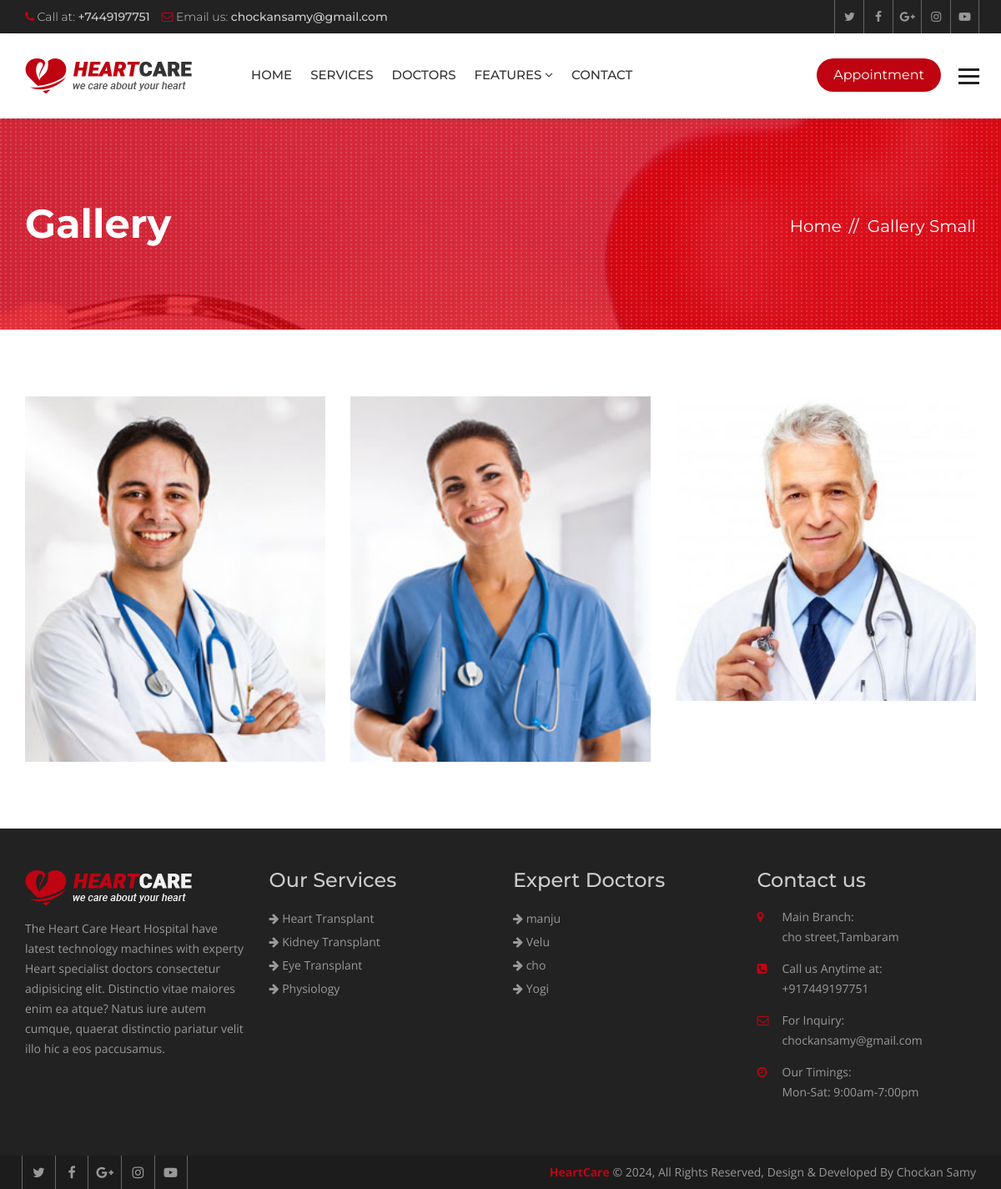
Page /gallery/ on the committed database.
### hospital/models.py (models this page shows, shortened)
class Gallery(models.Model):
    title = models.CharField(max_length=120)
    image = models.ImageField(upload_to="gallery/")
    class Meta:
        verbose_name_plural = "Galleries"

class Service(models.Model):
    title = models.CharField(max_length=120)
    description = models.TextField()
    items = models.ManyToManyField(to='Item',)
    thumbnail = models.ImageField(upload_to='services/')
    cover = models.ImageField(upload_to='services/')
    image1 = models.ImageField(upload_to='services/', blank=True, null=True)
    image2 = models.ImageField(upload_to='services/', blank=True, null=True)

class Doctor(models.Model):
    name = models.CharField(max_length=120)
    speciality = models.CharField(max_length=120)
    picture = models.ImageField(upload_to="doctors/")
    details = models.TextField()
    experience = models.TextField()
    expertize = models.ManyToManyField(to='Expertize', related_name='doctors')
    twitter = models.CharField(max_length=120, blank=True, null=True)
    facebook = models.CharField(max_length=120, blank=True, null=True)
    instagram = models.CharField(max_length=120, blank=True, null=True)

### hospital/views.py (the view)
# urls.py: path('gallery/', views.GalleryListView.as_view(), name="gallery"),
class GalleryListView(ListView):
    template_name = 'hospital/gallery.html'
    queryset = Gallery.objects.all()
    paginate_by = 9

### hospital/context_processors.py (called while the page is built)
def footer_content(request):
    services = Service.objects.all()
    doctors = Doctor.objects.all()
    context = {
        'services': services,
        'doctors': doctors
    }
    return context

### templates/hospital/gallery.html (shortened to what this page needs)
{% extends 'base.html' %}
{% block maincontent %}
<div class="inner-banner">
  <div class="container">
    <div class="row">
      <div class="col-md-7">
        <h1>Gallery</h1>
      </div>
      <div class="col-md-5">
        <ol class="breadcrumb">
          <li><a href="{% url 'index' %}">Home</a></li>
          <li class="active">Gallery Small</li>
        </ol>
      </div>
    </div>
  </div>
</div>
<div class="main-content">
  <div class="gallery">
    <div class="container">
      <div class="row">
        <ul class="gallery-img">
          {% for img in object_list %}
          <li class="col-md-4 col-sm-4">
            <div class="gallery-thumb">
              <img src="{{ img.image.url }}" alt="">
            </div>
          </li>
          {% endfor %}
        </ul>
      </div>
    </div>
  </div>
</div>
{% endblock maincontent %}

### templates/partials/_footer.html
{% load static %}
<footer class="footer">
  <div class="footer-widgets">
    <div class="container">
      <div class="row">
        <div class="col-md-3 col-sm-6">
          <div class="widget"> <img class="ft-logo" src="{% static 'heartcare/images/footer-logo.png' %}" alt="">
            <p>The Heart Care Heart Hospital have latest technology machines with experty Heart specialist doctors
              consectetur adipisicing elit. Distinctio vitae maiores enim ea atque? Natus iure autem cumque, quaerat
              distinctio pariatur velit illo hic a eos paccusamus. </p>
          </div>
        </div>
        <div class="col-md-3 col-sm-6">
          <div class="widget">
            <h3>Our Services</h3>
            <ul>
              {% for service in services|slice:':8' %}
              <li><a href="{% url 'service_details' service.id %}"><i class="fa fa-arrow-right"></i>
                  {{service.title }}</a></li>
              {% endfor %}
            </ul>
          </div>
        </div>
        <div class="col-md-3 col-sm-6">
          <div class="widget">
            <h3>Expert Doctors</h3>
            <ul>
              {% for doctor in doctors|slice:':8' %}
              <li><a href="{% url 'doctor_details' doctor.id %}"><i class="fa fa-arrow-right"></i> {{ doctor.name }}</a>
              </li>
              {% endfor %}
            </ul>
          </div>
        </div>
        <div class="col-md-3 col-sm-6">
          <div class="widget">
            <h3>Contact us</h3>
            <address>
              <ul>
                <li> <span class="icon"><i class="fa fa-map-marker" aria-hidden="true"></i></span> <span
                    class="add-text"><strong>Main Branch:</strong>cho street,Tambaram</span> </li>
                <li> <span class="icon"><i class="fa fa-phone-square" aria-hidden="true"></i></span> <span
                    class="add-text"><strong>Call us Anytime at:</strong> +917449197751</span> </li>
                <li> <span class="icon"><i class="fa fa-envelope-o" aria-hidden="true"></i></span> <span
                    class="add-text"><strong>For Inquiry:</strong>chockansamy@gmail.com</span> </li>
                <li> <span class="icon"><i class="fa fa-clock-o" aria-hidden="true"></i></span> <span
                    class="add-text"><strong>Our Timings:</strong> Mon-Sat: 9:00am-7:00pm</span> </li>
              </ul>
            </address>
          </div>
        </div>
      </div>
    </div>
  </div>
  <div class="footer-cr">
    <div class="container">
      <div class="row">
        <div class="col-md-6">
          <div class="footer-social"> <a href="#"><i class="fa fa-twitter" aria-hidden="true"></i></a> <a href="#"><i
                class="fa fa-facebook" aria-hidden="true"></i></a> <a href="#"><i class="fa fa-google-plus"
                aria-hidden="true"></i></a> <a href="#"><i class="fa fa-instagram" aria-hidden="true"></i></a> <a
              href="#"><i class="fa fa-youtube-play" aria-hidden="true"></i></a>
          </div>
        </div>
        <div class="col-md-6">
          <p><strong>HeartCare</strong> © {% now 'Y' %}, All Rights Reserved, Design & Developed By Chockan Samy</p>
        </div>
      </div>
    </div>
  </div>
</footer>

### heartcare/static/heartcare/css/custom.css (style rules this page uses)
html body { font-family: 'Open Sans', sans-serif; color: #777777; font-size: 14px; }
p { line-height: 24px; }
body h1, body h2, body h3, body h4, body h5, body h6 { font-family: 'Montserrat', sans-serif; margin: 0px; }
body h1 { font-size: 48px; }
body h3 { font-size: 24px; }
.inner-banner { background: url(../images/inner.jpg) no-repeat top center; position: relative; width: 100%; float: left; padding: 100px 0 100px; background-color: #bf0311; z-index: 0; }
.inner-banner:after { background: url(../images/patt.png); position: absolute; left: 0; top: 0; content: ""; width: 100%; height: 100%; }
.inner-banner .container { position: relative; z-index: 99; }
.inner-banner h1 { color: #fff; font-weight: 700; }
.inner-banner .breadcrumb { text-align: right; background: none; padding: 0px; margin: 15px 0 0; }
.inner-banner .breadcrumb>li, .inner-banner .breadcrumb>li a { color: #fff; font-size: 20px; font-family: 'Montserrat', sans-serif; }
.inner-banner .breadcrumb>li+li::before { color: #fff; content: "// "; padding: 0 5px; }
.main-content { width: 100%; float: left; padding: 50px 0; }
.footer { width: 100%; float: left; background: #222222; padding: 50px 0 0 0; }
.footer .widget { width: 100%; float: left; margin: 0 0 50px; }
.footer .widget ul { margin: 0px; padding: 0px; list-style: none; }
.footer .widget li { line-height: 28px; color: #999999; }
.footer .widget a { color: #999; }
.footer .widget h3 { margin: 0 0 20px; color: #cccccc; line-height: 24px; }
.ft-logo { margin-bottom: 16px; max-width: 100%; height: auto; }
.footer .widget p { line-height: 24px; color: #999999; }
.footer .widget address li { float: left; line-height: 24px; margin-bottom: 14px; width: 100%; }
.widget address .icon { width: 30px; float: left; color: #bf0311; }
.widget address .add-text { float: left; width: 80%; }
.widget address .add-text>strong { display: block; font-weight: 400; }
.footer-cr { width: 100%; float: left; clear: both; background: #1c1c1c; }
.footer-cr p { margin: 0px; line-height: 40px; color: #999999; text-align: right; }
.footer-cr p strong { color: #bf0311; }
.footer-social a { border-left: 1px solid #666666; color: #999999; display: inline-block; font-size: 16px; line-height: 40px; margin-left: -4px; text-align: center; width: 40px; }
.footer-social a:last-child { border-right: 1px solid #666666; }
.gallery { width: 100%; margin-top: 30px; float: left; }
.gallery-img { width: 100%; float: left; margin: 0px; padding: 0px; list-style: none; }
.gallery-thumb { width: 100%; float: left; position: relative; overflow: hidden; margin-bottom: 30px; }
.gallery-thumb img { width: 100%; height: auto; max-width: 100%; }
.gallery-thumb:after { position: absolute; left: 0; right: 0; top: 0; bottom: 0; margin: auto; width: 0; height: 0; opacity: 0; background: rgba(191, 3, 17, .80); content: ""; transition: all ease-in-out 0.3s; -webkit-transition: all ease-in-out 0.3s; }

### heartcare/static/heartcare/css/color.css (style rules this page uses)
.top-bar li .fa, .top-social a:hover, .view, .services-list .service h3 a:hover, .service-style-1 .service-box .ser-content h3 a:hover, .faqs .panel-default > .panel-heading h4 a, .faqs .panel-default > .panel-heading a::after, .team-text h5 a:hover, .section-title-3 strong, .post-text > h5 a:hover, .read-more:hover, .widget address .icon, .footer .widget a:hover, .footer-cr p strong, .footer-social a:hover, .post-meta li, .post-meta li:after, .post-meta li a, .header-service-area .icon, .header-service-area strong, .section-title-1 strong, .section-title-1 h2, .sectio-title-2 strong, .welcome-text .designation, .Heart-box .v-icon, .phone-icon, .services-nav .side-nav li:hover a, .services-nav .side-nav li.active a, .gallery-thumb .hover-info a, .archives li:before, .search-form button, .date-time, .right-404 strong, .prices, .review .fa, .login-social li, .login-social li a, .heart-care-services .nav-tabs>li>a { color: #bf0311; }

### rows in the picture
Gallery: image (picture)
Gallery: image (picture)
Gallery: image (picture)
Service: title "Heart Transplant"
Service: title "Kidney Transplant"
Service: title "Eye Transplant"
Service: title "Physiology"
Doctor: name "manju"
Doctor: name "Velu"
Doctor: name "cho"
Doctor: name "Yogi"
